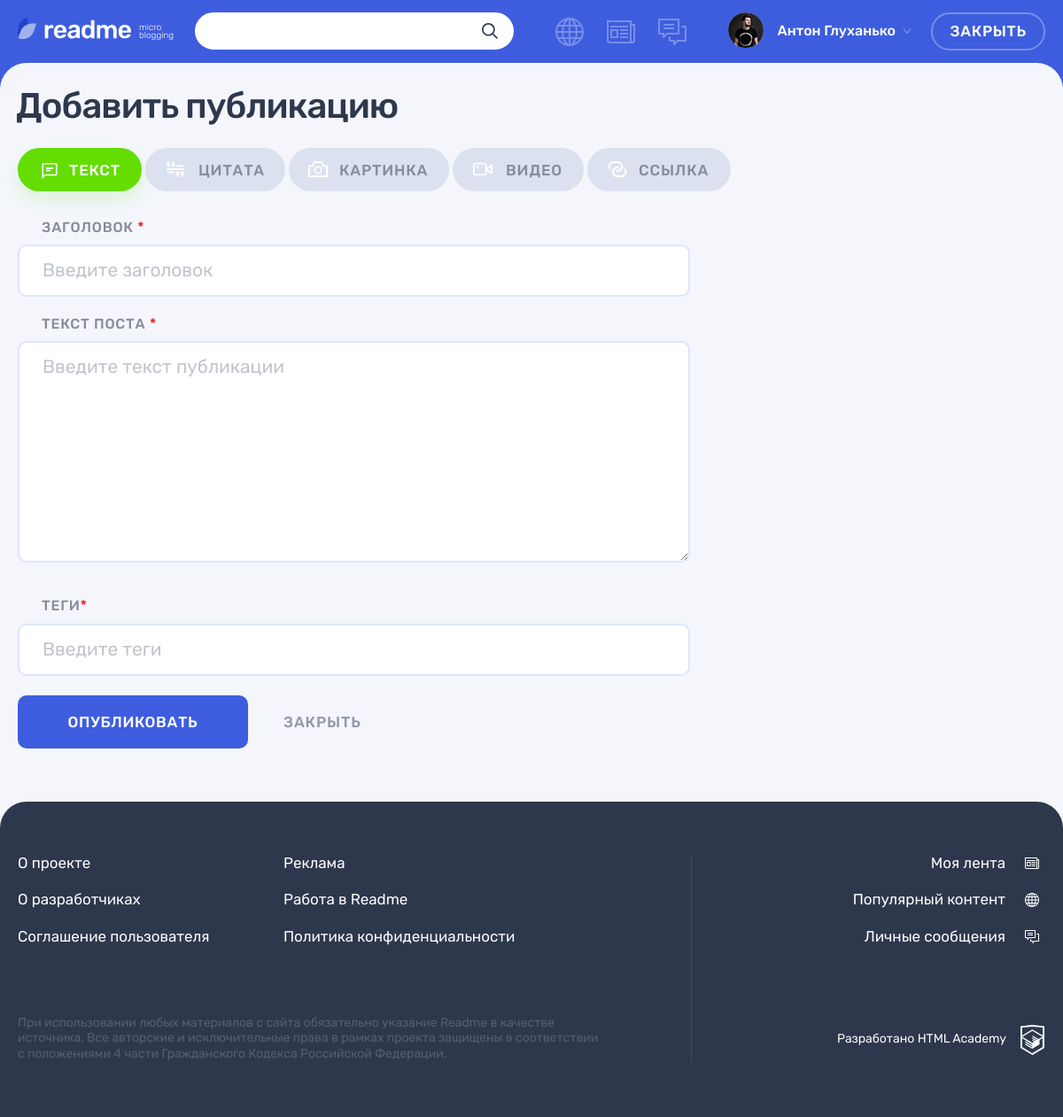
The page /add.php on the database its author committed.
### tables this page shows
CREATE TABLE content_type (
    content_type_id INT AUTO_INCREMENT PRIMARY KEY,
    content_type CHAR(128),
    icon_class CHAR(128)
);

### helpers.php (called while the page is built, shortened)
<?php
function include_template($name, array $data = []) {
    $name = 'templates/' . $name;
    extract($data);
    require $name;
    $result = ob_get_clean();
    return $result;
}

### templates/add_post_temp.php (the view, shortened to what this page needs)
<!DOCTYPE html>
<html lang="ru">
<head>
    <link rel="stylesheet" href="../css/main.css">
</head>
<body class="page">
<header class="header">
    <div class="header__wrapper container">
        <div class="header__logo-wrapper">
            <a class="header__logo-link" href="main.html">
                <img class="header__logo" src="../img/logo.svg" alt="Логотип readme" width="128" height="24">
            </a>
            <p class="header__topic">
                micro blogging
            </p>
        </div>
        <form class="header__search-form form" action="#" method="get">
            <div class="header__search">
                <input class="header__search-input form__input" type="search">
                <button class="header__search-button button" type="submit">
                    <svg class="header__search-icon" width="18" height="18">
                        <use xlink:href="#icon-search"></use>
                    </svg>
                </button>
            </div>
        </form>
        <div class="header__nav-wrapper">
            <nav class="header__nav">
                <ul class="header__my-nav">
                    <li class="header__my-page header__my-page--popular">
                        <a class="header__page-link" href="/" title="Популярный контент">
                        </a>
                    </li>
                    <li class="header__my-page header__my-page--feed">
                        <a class="header__page-link" href="feed.html" title="Моя лента">
                        </a>
                    </li>
                    <li class="header__my-page header__my-page--messages">
                        <a class="header__page-link" href="messages.html" title="Личные сообщения">
                        </a>
                    </li>
                </ul>
                <ul class="header__user-nav">
                    <li class="header__profile">
                        <a class="header__profile-link" href="#">
                            <div class="header__avatar-wrapper">
                                <img class="header__profile-avatar" src="../img/userpic.jpg" alt="Аватар профиля">
                            </div>
                            <div class="header__profile-name">
                                <span>Антон Глуханько</span>
                                <svg class="header__link-arrow" width="10" height="6">
                                    <use xlink:href="#icon-arrow-right-ad"></use>
                                </svg>
                            </div>
                        </a>
                    </li>
                    <li>
                        <a class="header__post-button header__post-button--active button button--transparent" href="#">Закрыть</a>
                    </li>
                </ul>
            </nav>
        </div>
    </div>
</header>
<main class="page__main page__main--adding-post">
    <div class="page__main-section">
        <div class="container">
            <h1 class="page__title page__title--adding-post">Добавить публикацию</h1>
        </div>
        <div class="adding-post container">
            <div class="adding-post__tabs-wrapper tabs">
                <div class="adding-post__tabs filters">
                    <ul class="adding-post__tabs-list filters__list tabs__list">
                        <?php foreach ($ct_all_rows as $k => $v): ?>
                        <li class="adding-post__tabs-item filters__item">
                            <a class="adding-post__tabs-link filters__button filters__button--<?=$v['icon_class'];?>  tabs__item tabs__item--active button
                               <?php if ($get_ct_id == $v['content_type_id']) {echo "filters__button--active";} ?>"
                               href="/add.php/?content_type_id=<?=$v['content_type_id'];?>">
                                <svg class="filters__icon" width="22" height="18">
                                    <use xlink:href="#icon-filter-<?=$v['icon_class'];?>"></use>
                                </svg>
                                <span><?=$v['content_type'];?></span>
                            </a>
                        </li>
                        <?php endforeach;?>
                    </ul>
                </div>
                    <?=$post_add;?>
            </div>
        </div>
    </div>
</main>
<footer class="footer">
    <div class="footer__wrapper">
        <div class="footer__container container">
            <div class="footer__site-info">
                <div class="footer__site-nav">
                    <ul class="footer__info-pages">
                        <li class="footer__info-page">
                            <a class="footer__page-link" href="#">О проекте</a>
                        </li>
                        <li class="footer__info-page">
                            <a class="footer__page-link" href="#">Реклама</a>
                        </li>
                        <li class="footer__info-page">
                            <a class="footer__page-link" href="#">О разработчиках</a>
                        </li>
                        <li class="footer__info-page">
                            <a class="footer__page-link" href="#">Работа в Readme</a>
                        </li>
                        <li class="footer__info-page">
                            <a class="footer__page-link" href="#">Соглашение пользователя</a>
                        </li>
                        <li class="footer__info-page">
                            <a class="footer__page-link" href="#">Политика конфиденциальности</a>
                        </li>
                    </ul>
                </div>
                <p class="footer__license">
                    При использовании любых материалов с сайта обязательно указание Readme в качестве источника. Все авторские и исключительные права в рамках проекта защищены в соответствии с положениями 4 части Гражданского Кодекса Российской Федерации.
                </p>
            </div>
            <div class="footer__my-info">
                <ul class="footer__my-pages">
                    <li class="footer__my-page footer__my-page--feed">
                        <a class="footer__page-link" href="feed.html">Моя лента</a>
                    </li>
                    <li class="footer__my-page footer__my-page--popular">
                        <a class="footer__page-link" href="/">Популярный контент</a>
                    </li>
                    <li class="footer__my-page footer__my-page--messages">
                        <a class="footer__page-link" href="messages.html">Личные сообщения</a>
                    </li>
                </ul>
                <div class="footer__copyright">
                    <a class="footer__copyright-link" href="https://htmlacademy.ru">
                        <span>Разработано HTML Academy</span>
                        <svg class="footer__copyright-logo" width="27" height="34">
                            <use xlink:href="#icon-htmlacademy"></use>
                        </svg>
                    </a>
                </div>
            </div>
        </div>
    </div>
</footer>
<div class="modal modal--adding">
</div>
</body>
</html>

### rows shown on the page
content_type: content_type "ТЕКСТ"
content_type: content_type "ЦИТАТА"
content_type: content_type "КАРТИНКА"
content_type: content_type "ВИДЕО"
content_type: content_type "ССЫЛКА"
